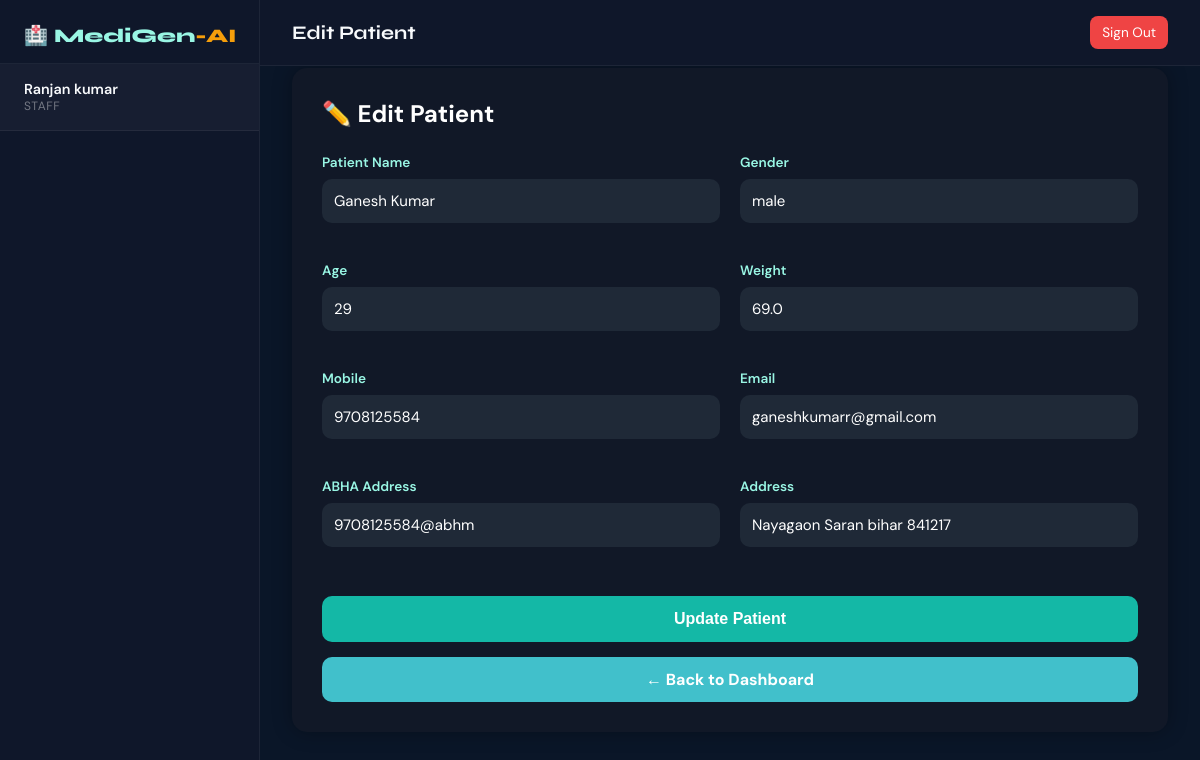
Page /edit_patient/1 (signed in) on the committed database.
### app.py (models this page shows)
class Patient(db.Model):
    id = db.Column(db.Integer, primary_key=True)
    patient_id = db.Column(db.String(20), unique=True, nullable=False)
    user_id = db.Column(db.Integer, db.ForeignKey('user.id'))
    assigned_doctor_id = db.Column(db.Integer, db.ForeignKey('user.id'))
    name = db.Column(db.String(100), nullable=False)
    gender = db.Column(db.String(20))
    mobile = db.Column(db.String(15))
    email = db.Column(db.String(100))
    abha_address = db.Column(db.String(100))
    address = db.Column(db.String(300))
    age = db.Column(db.Integer)
    weight = db.Column(db.Float)
    registered_by = db.Column(db.Integer, db.ForeignKey('user.id'))
    registered_at = db.Column(db.DateTime, default=get_india_time)

### app.py (the view, shortened to what this page needs)
@app.route('/edit_patient/<int:id>', methods=['GET', 'POST'])
def edit_patient(id):
    if session.get('role') != 'staff':
        return redirect(url_for('login'))
    patient = Patient.query.get(id)
    return render_template(
        'staff/edit_patient.html',
        patient=patient)

### templates/staff/edit_patient.html (shortened to what this page needs)
{% extends 'base.html' %}
{% block page_title %}Edit Patient{% endblock %}
{% block content %}
<div class="edit-container">
    <h2 style="color:white;margin-bottom:25px;">
        ✏️ Edit Patient
    </h2>
    <form method="POST">
        <div class="form-grid">
            <div class="form-group">
                <label>Patient Name</label>
                <input type="text"
                       name="name"
                       value="{{ patient.name }}">
            </div>
            <div class="form-group">
                <label>Gender</label>
                <input type="text"
                       name="gender"
                       value="{{ patient.gender }}">
            </div>
          <div class="form-group">
                <label>Age</label>
                <input type="text"
                       name="age"
                       value="{{ patient.age }}">
            </div>
            <div class="form-group">
                <label>Weight</label>
                <input type="text"
                       name="weight"
                       value="{{ patient.weight }}">
            </div>
            <div class="form-group">
                <label>Mobile</label>
                <input type="text"
                       name="mobile"
                       value="{{ patient.mobile }}">
            </div>
            <div class="form-group">
                <label>Email</label>
                <input type="text"
                       name="email"
                       value="{{ patient.email }}">
            </div>
            <div class="form-group">
                <label>ABHA Address</label>
                <input type="text"
                       name="abha_address"
                       value="{{ patient.abha_address }}">
            </div>
            <div class="form-group">
                <label>Address</label>
                <input type="text"
                       name="address"
                       value="{{ patient.address }}">
            </div>
        </div>
        <button type="submit" class="update-btn">
            Update Patient
        </button>
      <a href="/staff" class="back-btn"> ← Back to Dashboard</a>
    </form>
</div>
{% endblock %}

### templates/base.html (style rules this page uses)
:root { --teal: #0d9488; --teal-dark: #0f766e; --teal-light: #99f6e4; --navy: #0f172a; --slate: #1e293b; --white: #f8fafc; --accent: #f59e0b; --danger: #ef4444; --success: #22c55e; --sidebar-w: 260px; }
* { margin: 0; padding: 0; box-sizing: border-box; }
body { font-family: 'DM Sans', sans-serif; background: #0a1628; color: var(--white); display: flex; min-height: 100vh; }
.form-grid { display: grid; grid-template-columns: 1fr 1fr; gap: 1rem; }
.form-group { margin-bottom: 1.2rem; }
label { display: block; font-size: 0.85rem; font-weight: 500; color: rgba(255,255,255,0.6); margin-bottom: 0.4rem; }
input[type=text], input[type=email], input[type=number], input[type=password], textarea, select { width: 100%; background: rgba(255,255,255,0.05); border: 1px solid rgba(255,255,255,0.1); border-radius: 10px; padding: 0.75rem 1rem; color: var(--white); font-family: 'DM Sans', sans-serif; font-size: 0.9rem; transition: border-color 0.2s; outline: none; }

### templates/staff/edit_patient.html (style rules this page uses)
.edit-container { max-width:900px; margin:auto; background:#111827; padding:30px; border-radius:15px; box-shadow:0 0 20px rgba(0,0,0,0.3); }
.form-grid { display:grid; grid-template-columns:1fr 1fr; gap:20px; }
.form-group { display:flex; flex-direction:column; }
.form-group label { margin-bottom:8px; color:#99f6e4; font-weight:600; }
.form-group input { padding:12px; border:none; border-radius:10px; background:#1f2937; color:white; font-size:15px; }
.update-btn { margin-top:30px; width:100%; padding:14px; border:none; border-radius:10px; background:#14b8a6; color:white; font-size:16px; font-weight:bold; cursor:pointer; }
.back-btn { display:block; margin-top:15px; text-align:center; padding:12px; border-radius:10px; background:#41c0cb; color:white; text-decoration:none; font-weight:bold; }

### rows in the picture
Patient: name "Ganesh Kumar", gender "male", age "29", weight "69.0", mobile "9708125584", email "ganeshkumarr@gmail.com", abha_address "9708125584@abhm", address "Nayagaon Saran bihar 841217"

### other values in the picture
{{ session.name }} "Ranjan kumar"
{{ session.role }} "STAFF"
